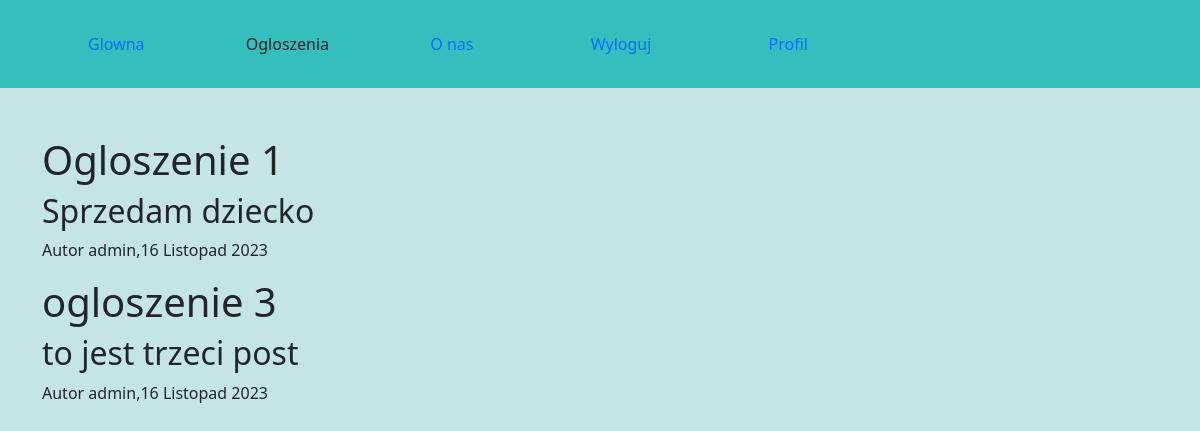
The app's page / (signed in) with its own data.
### announcements/models.py (models this page shows, shortened)
class Post(models.Model):
    title = models.CharField(max_length=100)
    content = models.TextField()
    date_posted = models.DateTimeField(default = timezone.now)
    author = models.ForeignKey(User, on_delete=models.CASCADE)

### announcements/views.py (the view)
# urls.py: 2. Add a URL to urlpatterns:  path('', views.home, name='home')
@login_required
def home(request):
    context = {
        'posts': Post.objects.all()
    }
    return render(request, 'announcements/home.html',context)

### announcements/templates/announcements/home.html
{% extends "base.html"%}
{% block content %}
{% for post in posts %}
    <h1>{{post.title}}</h1>
    <h2>{{post.content}}</h2>
    <p>Autor {{ post.author}},{{ post.date_posted|date:"d F Y"}}</p>
{% endfor%}
{% endblock content%}

### static/css/base.css (style rules this page uses)
body { background-color: rgb(197, 228, 228); }

### records on screen
Post: title "Ogloszenie 1", content "Sprzedam dziecko", author "admin", date_posted "16 Listopad 2023"
Post: title "ogloszenie 3", content "to jest trzeci post", author "admin", date_posted "16 Listopad 2023"
